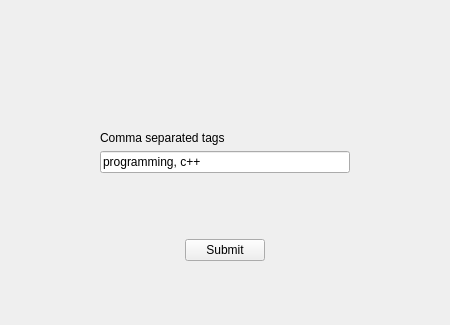
<?xml version="1.0" encoding="UTF-8"?>
<ui version="4.0">
 <class>SubmitWidget</class>
 <widget class="QWidget" name="SubmitWidget">
  <property name="geometry">
   <rect>
    <x>0</x>
    <y>0</y>
    <width>450</width>
    <height>325</height>
   </rect>
  </property>
  <property name="windowTitle">
   <string>Form</string>
  </property>
  <layout class="QVBoxLayout" name="verticalLayout_2">
   <item>
    <spacer name="verticalSpacer_2">
     <property name="orientation">
      <enum>Qt::Vertical</enum>
     </property>
     <property name="sizeHint" stdset="0">
      <size>
       <width>20</width>
       <height>120</height>
      </size>
     </property>
    </spacer>
   </item>
   <item>
    <layout class="QHBoxLayout" name="horizontalLayout_2">
     <item>
      <spacer name="horizontalSpacer_2">
       <property name="orientation">
        <enum>Qt::Horizontal</enum>
       </property>
       <property name="sizeHint" stdset="0">
        <size>
         <width>40</width>
         <height>20</height>
        </size>
       </property>
      </spacer>
     </item>
     <item>
      <layout class="QVBoxLayout" name="verticalLayout">
       <item>
        <widget class="QLabel" name="label">
         <property name="text">
          <string>Comma separated tags</string>
         </property>
        </widget>
       </item>
       <item>
        <widget class="QLineEdit" name="lineEdit">
         <property name="minimumSize">
          <size>
           <width>250</width>
           <height>0</height>
          </size>
         </property>
         <property name="toolTip">
          <string/>
         </property>
         <property name="statusTip">
          <string/>
         </property>
         <property name="accessibleName">
          <string/>
         </property>
         <property name="accessibleDescription">
          <string/>
         </property>
         <property name="autoFillBackground">
          <bool>false</bool>
         </property>
         <property name="text">
          <string>programming, c++</string>
         </property>
        </widget>
       </item>
      </layout>
     </item>
     <item>
      <spacer name="horizontalSpacer">
       <property name="orientation">
        <enum>Qt::Horizontal</enum>
       </property>
       <property name="sizeHint" stdset="0">
        <size>
         <width>40</width>
         <height>20</height>
        </size>
       </property>
      </spacer>
     </item>
    </layout>
   </item>
   <item>
    <spacer name="verticalSpacer_3">
     <property name="orientation">
      <enum>Qt::Vertical</enum>
     </property>
     <property name="sizeType">
      <enum>QSizePolicy::Maximum</enum>
     </property>
     <property name="sizeHint" stdset="0">
      <size>
       <width>20</width>
       <height>60</height>
      </size>
     </property>
    </spacer>
   </item>
   <item>
    <layout class="QHBoxLayout" name="horizontalLayout">
     <item>
      <spacer name="horizontalSpacer_3">
       <property name="orientation">
        <enum>Qt::Horizontal</enum>
       </property>
       <property name="sizeHint" stdset="0">
        <size>
         <width>40</width>
         <height>20</height>
        </size>
       </property>
      </spacer>
     </item>
     <item>
      <widget class="QPushButton" name="submitButton">
       <property name="text">
        <string>Submit</string>
       </property>
      </widget>
     </item>
     <item>
      <spacer name="horizontalSpacer_4">
       <property name="orientation">
        <enum>Qt::Horizontal</enum>
       </property>
       <property name="sizeHint" stdset="0">
        <size>
         <width>40</width>
         <height>20</height>
        </size>
       </property>
      </spacer>
     </item>
    </layout>
   </item>
   <item>
    <spacer name="verticalSpacer">
     <property name="orientation">
      <enum>Qt::Vertical</enum>
     </property>
     <property name="sizeHint" stdset="0">
      <size>
       <width>20</width>
       <height>40</height>
      </size>
     </property>
    </spacer>
   </item>
  </layout>
 </widget>
 <resources/>
 <connections/>
</ui>
